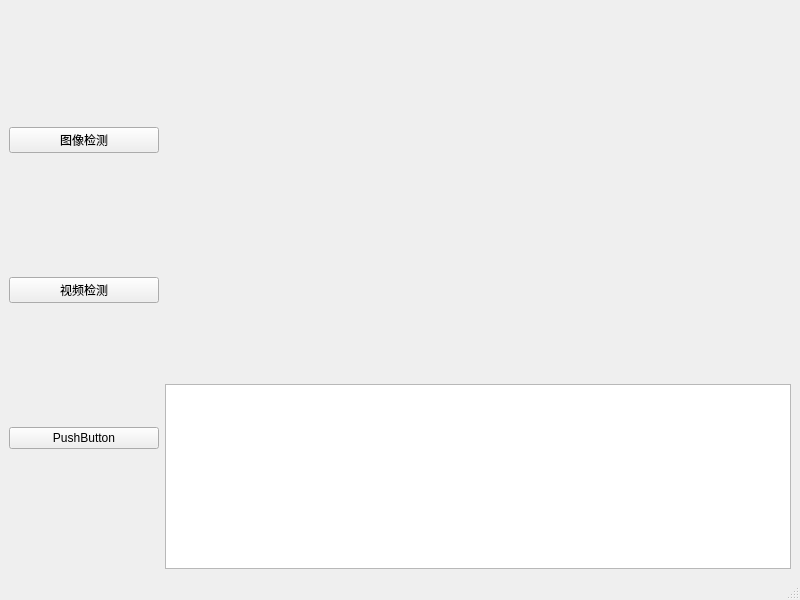
<?xml version="1.0" encoding="UTF-8"?>
<ui version="4.0">
 <class>MainWindow</class>
 <widget class="QMainWindow" name="MainWindow">
  <property name="geometry">
   <rect>
    <x>0</x>
    <y>0</y>
    <width>800</width>
    <height>600</height>
   </rect>
  </property>
  <property name="windowTitle">
   <string>MainWindow</string>
  </property>
  <widget class="QWidget" name="centralwidget">
   <layout class="QGridLayout" name="gridLayout_4" columnstretch="2,9">
    <item row="0" column="0">
     <layout class="QGridLayout" name="gridLayout">
      <item row="0" column="0">
       <widget class="QPushButton" name="pushButton_ImageDetection">
        <property name="minimumSize">
         <size>
          <width>150</width>
          <height>0</height>
         </size>
        </property>
        <property name="maximumSize">
         <size>
          <width>150</width>
          <height>16777215</height>
         </size>
        </property>
        <property name="text">
         <string>图像检测</string>
        </property>
       </widget>
      </item>
      <item row="1" column="0">
       <widget class="QPushButton" name="pushButton_VedioDection">
        <property name="text">
         <string>视频检测</string>
        </property>
       </widget>
      </item>
      <item row="2" column="0">
       <widget class="QPushButton" name="pushButton_3">
        <property name="text">
         <string>PushButton</string>
        </property>
       </widget>
      </item>
     </layout>
    </item>
    <item row="0" column="1">
     <layout class="QGridLayout" name="gridLayout_3" rowstretch="2,1">
      <item row="0" column="0">
       <layout class="QGridLayout" name="gridLayout_2">
        <item row="0" column="0">
         <widget class="QLabel" name="label_origin">
          <property name="text">
           <string/>
          </property>
         </widget>
        </item>
        <item row="0" column="1">
         <widget class="QLabel" name="label_finish">
          <property name="text">
           <string/>
          </property>
         </widget>
        </item>
       </layout>
      </item>
      <item row="1" column="0">
       <widget class="QTextEdit" name="textEdit_dealresult"/>
      </item>
     </layout>
    </item>
   </layout>
  </widget>
  <widget class="QMenuBar" name="menubar">
   <property name="geometry">
    <rect>
     <x>0</x>
     <y>0</y>
     <width>800</width>
     <height>22</height>
    </rect>
   </property>
  </widget>
  <widget class="QStatusBar" name="statusbar"/>
 </widget>
 <resources/>
 <connections/>
</ui>
